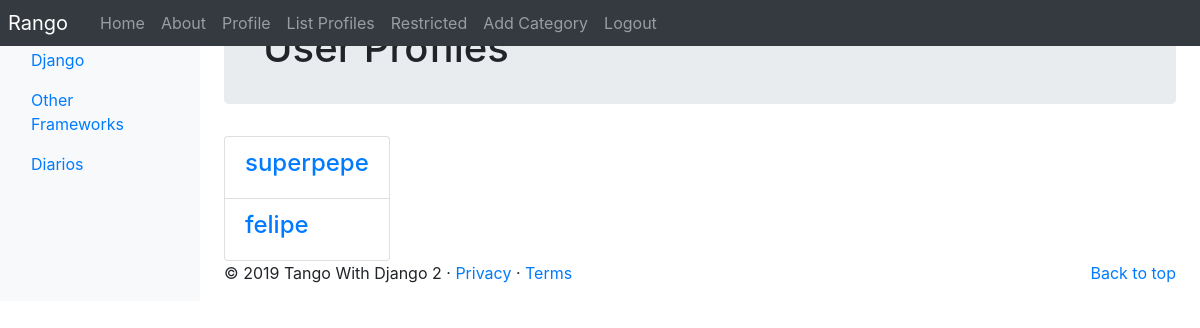
Screenshot of /rango/profiles/ (signed in) with the database file from the repository.
### rango/models.py (models this page shows, shortened)
class Category(models.Model):
    name = models.CharField(blank=True, max_length=128, unique=True)
    views = models.IntegerField(default=0)
    likes = models.IntegerField(default=0)
    slug = models.SlugField(unique=True)
    class Meta:
        verbose_name_plural = 'Categories'

class UserProfile(models.Model):
    user = models.OneToOneField(User, on_delete=models.CASCADE)
    website = models.URLField(blank=True)
    picture = models.ImageField(upload_to='profile_images', blank=True)

### rango/views.py (the view)
# urls.py: path('profiles/', views.list_profiles, name='list_profiles'),
@login_required
def list_profiles(request):
    userprofile_list = UserProfile.objects.all()
    return render(request, 'rango/list_profiles.html',
                           {'userprofile_list': userprofile_list})

### rango/templatetags/rango_extras.py (called while the page is built)
@register.inclusion_tag('rango/cats.html')
def get_category_list(cat=None):
    return {'cats': Category.objects.all(), 'act_cat': cat}

### templates/rango/list_profiles.html (shortened to what this page needs)
{% extends 'rango/base.html' %}
{% load staticfiles %}
{% block body_block %}
<div class="jumbotron p-4">
  <div class="container">
    <h1 class="jumbotron-heading">User Profiles</h1>
  </div>
</div>
<div class="container">
  <div class="row">
    {% if userprofile_list %}
    <div class="panel-heading">
      <div class="panel-body">
        <div class="list-group">
          {% for listuser in userprofile_list %}
          <div class="list-group-item">
            <h4 class="list-group-item-heading">
              <a href="{% url 'rango:profile' listuser.user.username %}">
                {{ listuser.user.username }}</a>
            </h4>
          </div>
          {% endfor %}
        </div>
      </div>
    </div>
    {% else %}
    <p>There are no users for the site.</p>
    {% endif %}
  </div>
</div>
{% endblock %}

### templates/rango/cats.html (shortened to what this page needs)
<ul class="nav flex-column pt-6">
{% if cats %}
    {% for c in cats %}
    {% if c == act_cat %}
        <li  class="nav-item">
              <a  class="nav-link active" href="{% url 'rango:show_category' c.slug %}">
				  <span data-feather="archive"></span>
				  {{ c.name }}</a>
        </li>
    {% else  %}
        <li class="nav-item">
            <a  class="nav-link" href="{% url 'rango:show_category' c.slug %}">
				{{ c.name }}</a>
        </li>
    {% endif %}
{% endfor %}
{% else %}
    <li class="nav-item">No Categories Yet!</li>
{% endif %}
</ul>

### rows the page displays
Category: name "Django"
Category: name "Other Frameworks"
Category: name "Diarios"
UserProfile: user.username "superpepe"
UserProfile: user.username "felipe"
